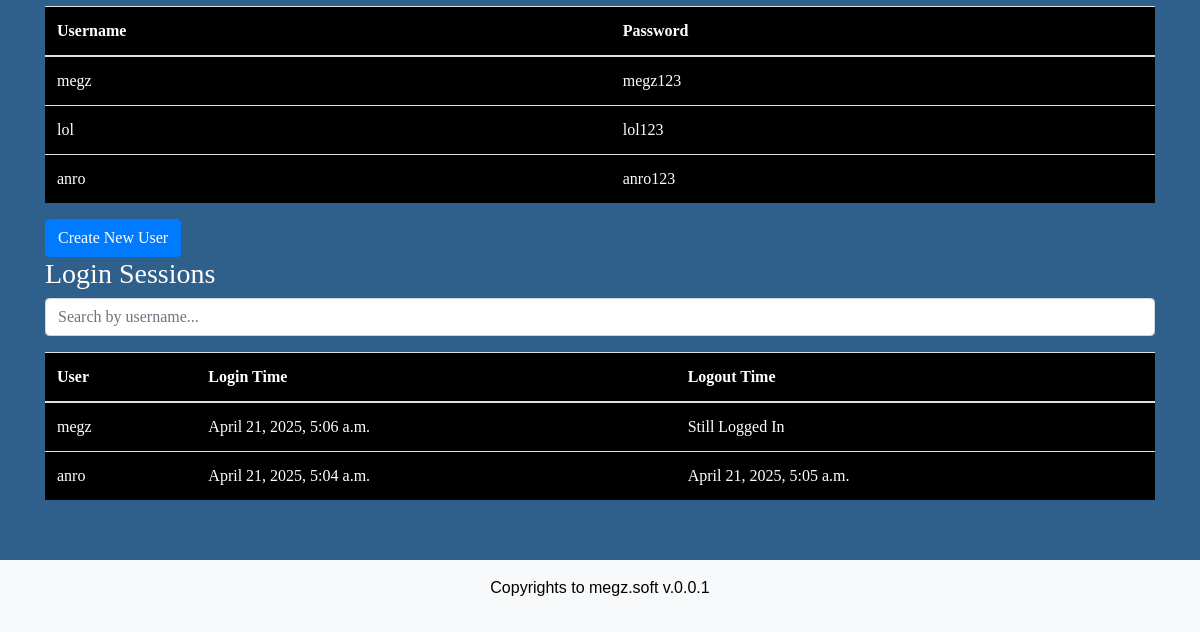
The page /auth/users_dashboard/ (lower part) on the database as committed earlier.
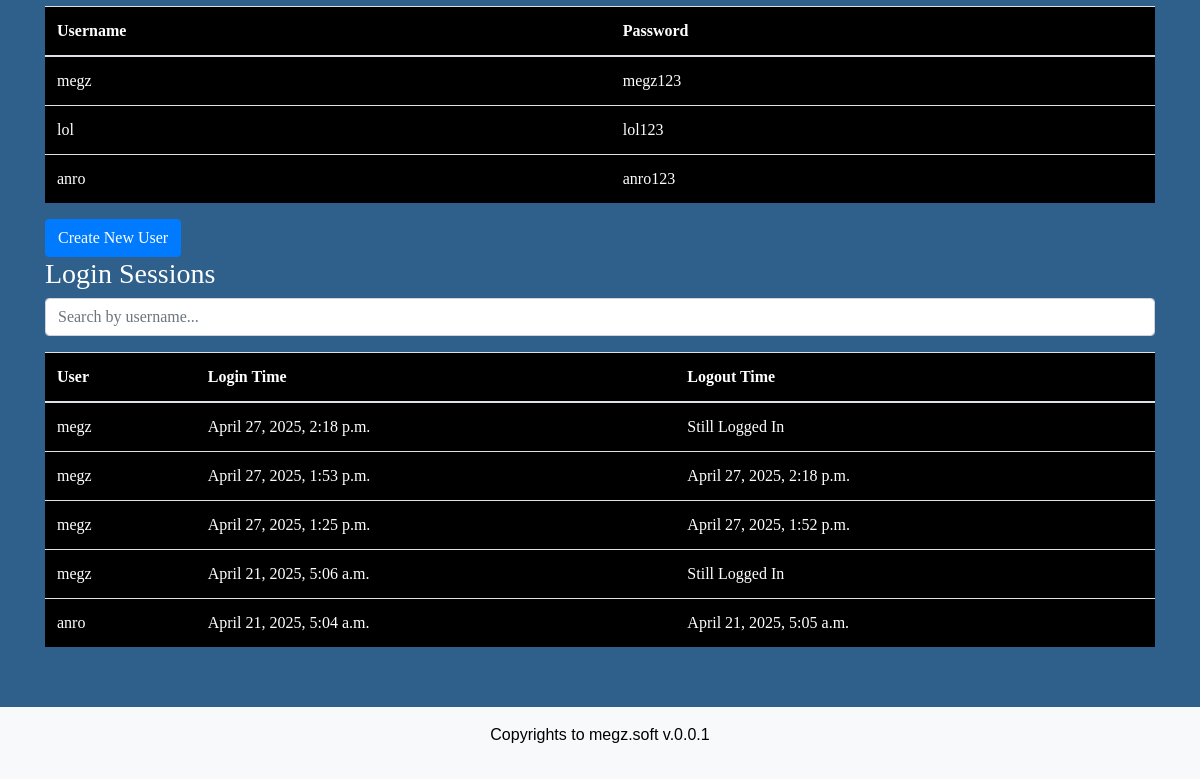
The same page on the database as committed later.
### authenticationlogin/models.py (models this page shows, shortened)
class AuthenticatedUser(models.Model):
    username = models.CharField(max_length=150, unique=True)
    password = models.CharField(max_length=255)

class LoginSession(models.Model):
    user = models.ForeignKey(AuthenticatedUser, on_delete=models.CASCADE)
    login_time = models.DateTimeField(default=timezone.now)
    logout_time = models.DateTimeField(null=True, blank=True)

### authenticationlogin/views.py (the view)
# urls.py: path('users_dashboard/', views.users_dashboard, name='users_dashboard'),
def users_dashboard(request):
    admin_users = User.objects.all()
    users = AuthenticatedUser.objects.all()
    logo = WebsiteLogo.objects.last()
    sessions = LoginSession.objects.select_related('user').order_by('-login_time')
    return render(request, 'authenticationlogin/users_dashboard.html', {
        'logo': logo,
        'form': LogoUploadForm,
        "admin_users": admin_users,
        "users": users,
        "sessions": sessions
    })

### inventory/context_processors.py (called while the page is built)
def inventory_alerts(request):
    red_alerts = []
    yellow_alerts = []
    for warning in StockWarning.objects.select_related("product"):
        product = warning.product
        if product.stock == 0:
            red_alerts.append(product)
        elif product.stock <= warning.warning_limit:
            yellow_alerts.append(product)
    color = "success"  # default green
    if red_alerts and yellow_alerts:
        color = "warning"
    if red_alerts:
        color = "danger"
    elif yellow_alerts:
        color = "warning"
    return {"inventory_alert_color": color}

### operations/context_processors.py (called while the page is built)
def latest_announcement(request):
    one_hour_ago = now() - timedelta(hours=1)
    latest = Announcement.objects.filter(timestamp__gte=one_hour_ago).order_by('-timestamp').first()
    return {'latest_announcement': latest}

### shop/context_processors.py (called while the page is built)
def site_logo(request):
    logo = WebsiteLogo.objects.first()
    return {'logo': logo}

### authenticationlogin/templates/authenticationlogin/users_dashboard.html (shortened to what this page needs)
{% extends 'shop/base.html' %} {% block content %}
<table class="table">
    <thead>
        <tr>
            <th>Username</th>
            <th>Password</th>
        </tr>
    </thead>
    <tbody>
        {% for user in users %}
        <tr>
            <td>{{ user.username }}</td>
            <td>{{ user.password }}</td>
        </tr>
        {% endfor %}
    </tbody>
</table>
<a href="{% url 'signup' %}" class="btn btn-primary">Create New User</a>
<h3>Login Sessions</h3>
<input id="searchInput" class="form-control mb-3" placeholder="Search by username..." onkeyup="filterTable()">
<table class="table table-striped" id="sessionsTable">
    <thead>
        <tr>
            <th>User</th>
            <th>Login Time</th>
            <th>Logout Time</th>
        </tr>
    </thead>
    <tbody>
        {% for session in sessions %}
        <tr>
            <td>{{ session.user.username }}</td>
            <td>{{ session.login_time }}</td>
            <td>{{ session.logout_time|default:"Still Logged In" }}</td>
        </tr>
        {% endfor %}
    </tbody>
</table>
{% include 'includes/dashbase.html' %} {% endblock %}

### shop/templates/shop/base.html (shortened to what this page needs)
{% load static %}
<!DOCTYPE html>
<html lang="en">
<head>
    <link rel="stylesheet" href="{% static 'shop/style.css' %}">
    <link rel="stylesheet" href="https://stackpath.bootstrapcdn.com/bootstrap/4.3.1/css/bootstrap.min.css">
</head>
<body>
    <div class="container mt-4">
        {% block content %}{% endblock %}
    </div>
    <footer class="text-center mt-4 p-3 bg-light" style="color: black;">
        <p>Copyrights to megz.soft v.0.0.1</p>
    </footer>
</body>
</html>

### shop/static/shop/style.css (style rules this page uses)
body { background-color: darkcyan; color: white; font-family: Arial, sans-serif; }
footer { background-color: #003d3d; padding: 10px; text-align: center; color: white; }

### shop/templates/shop/base.html (style rules this page uses)
body { background-color: rgb(47, 95, 139); color: white; font-family: Arial, sans-serif; }
.container { margin-top: 50px; padding-top: 20px; padding-bottom: 20px; font-family: 'Times New Roman', Times, serif; }
footer { bottom: 0; width: 100%; background-color: #000000; padding: 10px; text-align: center; color: white; }
table { background-color: #000000; -webkit-text-fill-color: #ffffff; color: #ffffff; border-width: thin; border-spacing: 2px; border-style: none; border-color: rgb(255, 255, 255); }

Rows that differ between the two databases and show on the page:
added LoginSession: user.username "megz", login_time "April 27, 2025, 2:18 p.m.", logout_time "Still Logged In"
added LoginSession: user.username "megz", login_time "April 27, 2025, 1:53 p.m.", logout_time "April 27, 2025, 2:18 p.m."
added LoginSession: user.username "megz", login_time "April 27, 2025, 1:25 p.m.", logout_time "April 27, 2025, 1:52 p.m."
